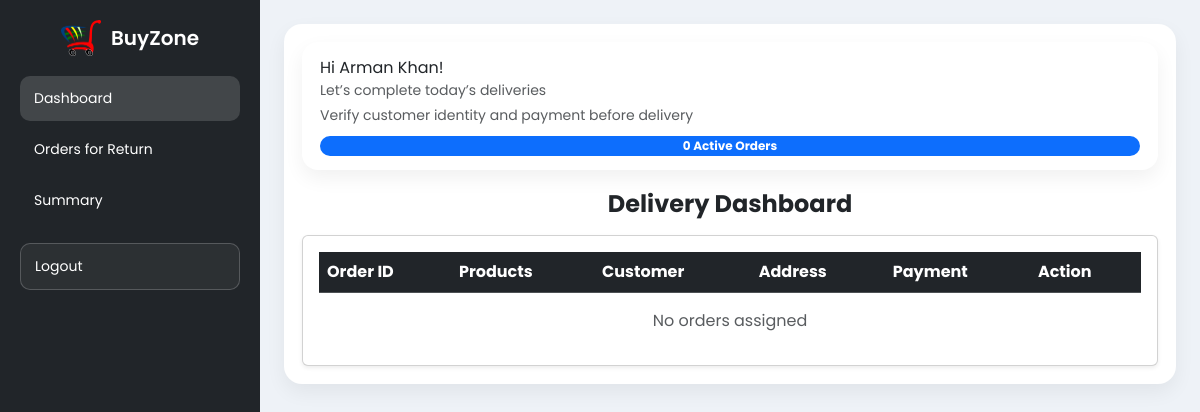
/delivery/dashboard/ (signed in), run on an earlier commit of the app's database.
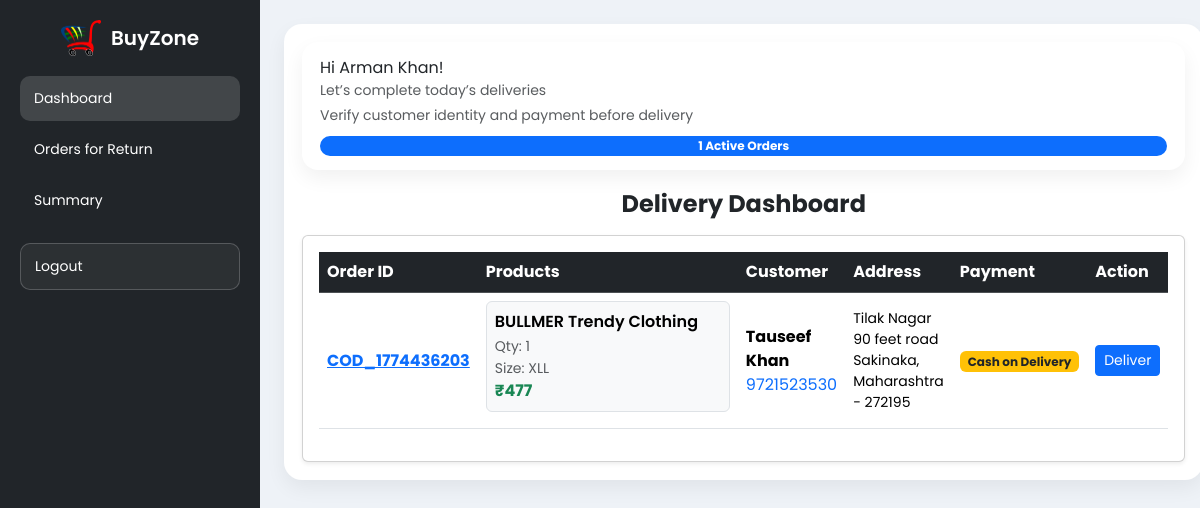
And on a later commit of the database.
### buyzoneapp/models.py (models this page shows, shortened)
class Orders(models.Model):
    items_json = models.JSONField()
    name = models.CharField(max_length=90)
    email = models.EmailField()
    amount = models.DecimalField(max_digits=10, decimal_places=2)
    address1 = models.CharField(max_length=255)
    address2 = models.CharField(max_length=255, blank=True)
    city = models.CharField(max_length=100)
    state = models.CharField(max_length=100)
    zip_code = models.CharField(max_length=10)
    phone = models.CharField(max_length=15)
    oid = models.CharField(max_length=100, blank=True, null=True)
    paymentstatus = models.CharField(max_length=30, default="Pending")
    amountpaid = models.DecimalField(max_digits=10, decimal_places=2, default=0)
    BookDate = models.DateTimeField(default=timezone.now)
    payment_id = models.CharField(max_length=255, null=True, blank=True)  # razorpay_payment_id
    refund_id = models.CharField(max_length=255, null=True, blank=True)
    is_refunded = models.BooleanField(default=False)
    delivered_at = models.DateTimeField(null=True, blank=True)
    is_returned = models.BooleanField(default=False)
    assigned_to = models.ForeignKey(
        settings.AUTH_USER_MODEL,
        on_delete=models.SET_NULL,
        null=True,
        blank=True,
        related_name='delivery_orders'
    )
    class Meta:
        verbose_name = "Order"
        verbose_name_plural = "Orders"

### delivery/views.py (the view)
# urls.py: path("dashboard/", views.delivery_dashboard, name="delivery_dashboard"),
@login_required
@delivery_required
def delivery_dashboard(request):
    delivered_updates = OrderUpdate.objects.filter(
        order=OuterRef('pk'), delivered=True
    )
    orders = Orders.objects.annotate(
        is_delivered=Exists(delivered_updates)
    ).filter(
        assigned_to=request.user,
        paymentstatus__in=["Pending", "Paid"],
        is_delivered=False,
        is_returned=False
    ).order_by('-id')
    for o in orders:
        try:
            o.items = json.loads(o.items_json or "{}")
        except:
            o.items = {}
    activity = (
        OrderUpdate.objects
        .filter(order__assigned_to=request.user)
        .filter(update_desc__icontains="Assigned")
        .select_related("order")
        .order_by('-update_date')
    )
    return render(request, "delivery/dashboard.html", {
        "orders": orders,
        "activity": activity
    })

### delivery/views.py (called while the page is built)
def delivery_required(view_func):
    return user_passes_test(
        lambda user: user.is_authenticated and user.groups.filter(name='DeliveryBoy').exists()
    )(view_func)

### templates/delivery/dashboard.html (shortened to what this page needs)
{% extends "delivery/base.html" %}
{% block main %}
<div class="topbar">
  <div class="greet">
    Hi {{ user.first_name }} {{ user.last_name }}!
    <span class="text-muted small d-block">Let’s complete today’s deliveries</span>
    <span class="text-muted small d-block mt-1">
      Verify customer identity and payment before delivery
    </span>
  </div>
  <span class="badge bg-primary rounded-pill">
    {{ orders|length }} Active Orders
  </span>
</div>
<h4 class="fw-bold mb-3 text-center">Delivery Dashboard</h4>
<div class="card shadow-sm p-3 d-none d-lg-block">
  <div class="table-responsive">
    <table class="table align-middle">
      <thead class="table-dark">
        <tr>
          <th>Order ID</th>
          <th>Products</th>
          <th>Customer</th>
          <th>Address</th>
          <th>Payment</th>
          <th>Action</th>
        </tr>
      </thead>
      <tbody>
        {% for o in orders %}
        <tr>
          <td class="fw-bold text-primary">
            <a href="{% url 'orderDetails' o.oid %}">{{ o.oid }}</a>
          </td>
          <td style="min-width:260px">
            {% for pid, item in o.items.items %}
              {% with qty=item.0 name=item.1 price=item.2 size=item.5 %}
              <div class="p-2 mb-2 border rounded bg-light">
                <div class="fw-semibold">{{ name }}</div>
                <small class="text-muted">Qty: {{ qty }}</small>
                {% if size %}
                  <small class="text-muted d-block">Size: {{ size }}</small>
                {% endif %}
                <div class="fw-bold text-success">₹{{ price }}</div>
              </div>
              {% endwith %}
            {% endfor %}
          </td>
          <td>
            <strong>{{ o.name }}</strong><br>
            <a href="tel:+91{{ o.phone }}" class="text-decoration-none">
              {{ o.phone }}
            </a>
          </td>
          <td class="small">
            {{ o.address1 }} {{ o.address2 }}<br>
            {{ o.city }}, {{ o.state }} - {{ o.zip_code }}
          </td>
          <td>
            {% if o.amountpaid == 0 %}
              <span class="badge bg-warning text-dark">Cash on Delivery</span>
            {% else %}
              <span class="badge bg-success">Online Paid</span>
            {% endif %}
          </td>
          <td>
            <a href="{% url 'generate_delivery_otp' o.id %}"
               class="btn btn-primary btn-sm action-btn"
               data-loader="deliver-loader-{{ o.id }}"
               onclick="handleAction(this)">
              Deliver
            </a>
          </td>
        </tr>
        {% endfor %}
      </tbody>
    </table>
    {% if orders|length == 0 %}
      <p class="text-center text-muted">No orders assigned</p>
    {% endif %}
  </div>
</div>
{% endblock %}

### templates/delivery/base.html (shortened to what this page needs)
{% load static %}
<!DOCTYPE html>
<html lang="en">
<head>
  <link href="https://cdn.jsdelivr.net/npm/bootstrap@5.3.2/dist/css/bootstrap.min.css" rel="stylesheet" />
</head>
<body>
  <div class="layout">
    <aside class="sidebar" id="sidebar">
      <div class="brand">
        <img src="{% static 'images/logo.png' %}" alt="BuyZone" />
        BuyZone
      </div>
      <nav>
        <a href="/delivery/dashboard/" class="nav-link-custom">Dashboard</a>
        <a href="/delivery/return/" class="nav-link-custom">Orders for Return</a>
        <a href="/delivery/stats/" class="nav-link-custom">Summary</a>
      </nav>
      <a href="{% url 'auth:handlelogout' %}" class="nav-link-custom logout">Logout</a>
    </aside>
    <main class="main">
      <div class="table-card">{% block main %}{% endblock %}</div>
    </main>
  </div>
</body>
</html>

### templates/delivery/base.html (style rules this page uses)
body { margin: 0; font-family: "Poppins", sans-serif; background: #eef2f7; overflow-x: hidden; }
.layout { display: flex; min-height: 100vh; }
.sidebar { width: 260px; background: #212529; color: #fff; padding: 20px; position: fixed; inset: 0 auto 0 0; z-index: 1050; transform: translateX(0); transition: transform 0.3s ease; }
.sidebar a { color: #fff; text-decoration: none; }
.brand { font-weight: 600; font-size: 20px; display: flex; align-items: center; justify-content: center; margin-bottom: 20px; }
.brand img { height: 36px; margin-right: 10px; }
.nav-link-custom { display: block; padding: 12px 14px; border-radius: 10px; margin-bottom: 6px; font-size: 14px; }
.nav-link-custom:hover, .nav-link-custom.active { background: rgba(255, 255, 255, 0.15); }
.logout { margin-top: 20px; border: 1px solid rgba(255, 255, 255, 0.2); background: rgba(255, 255, 255, 0.05); }
.main { margin-left: 260px; padding: 24px; flex: 1; }
.topbar { background: #fff; border-radius: 16px; padding: 14px 18px; box-shadow: 0 8px 20px rgba(0, 0, 0, 0.06); margin-bottom: 20px; display: flex; flex-direction: column; gap: 10px; }
.table-card { background: #fff; border-radius: 18px; padding: 18px; box-shadow: 0 8px 20px rgba(0, 0, 0, 0.06); overflow-x: auto; }

What changed in the data, as far as the page shows it:
added Orders: oid "COD_1774436203", o "BULLMER Trendy Clothing", o "1", o "XLL", o "477", name "Tauseef Khan", phone "9721523530", address1 "Tilak Nagar", address2 "90 feet road", city "Sakinaka", state "Maharashtra", zip_code "272195", amountpaid "Cash on Delivery"
Also different on the page:
{{ orders|length }}: "0" → "1"
text no longer shown: "No orders assigned"
